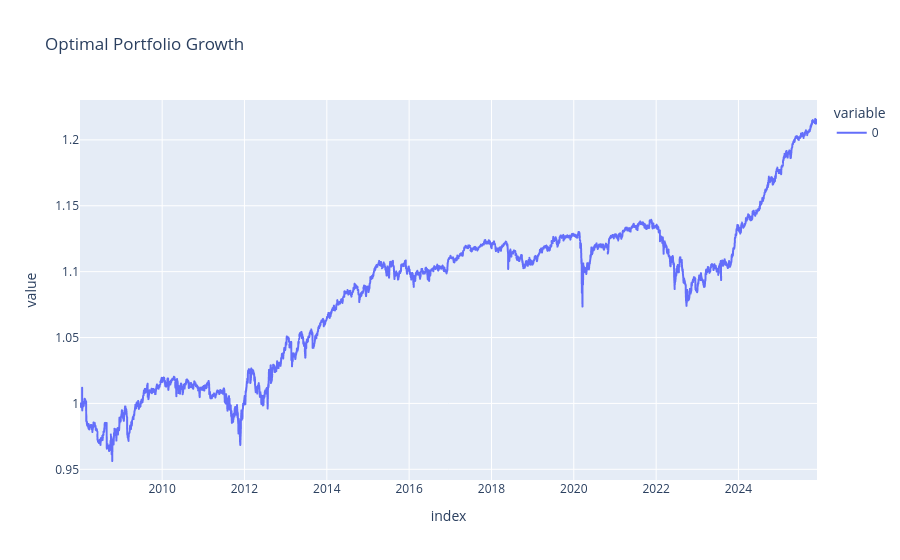
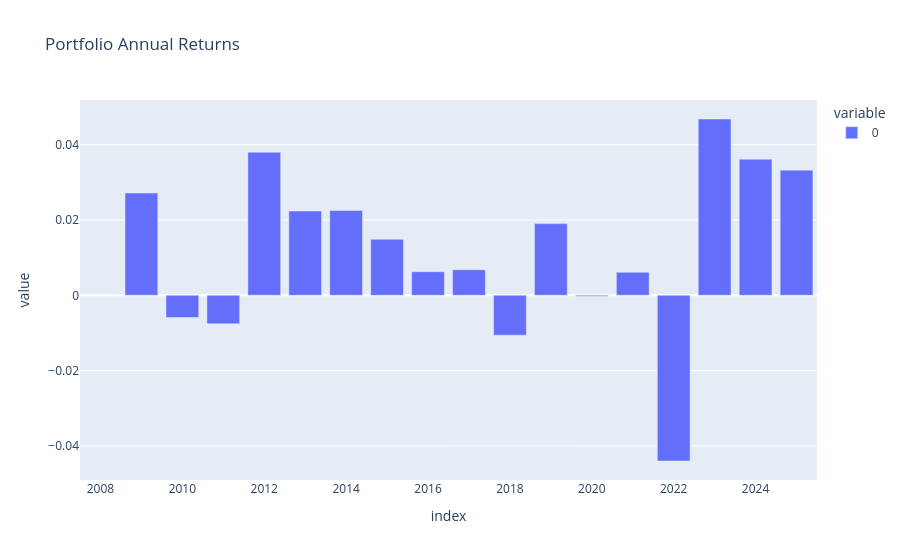

Notebook code cell kept with these figures, in order:
### Markdown cell above
## 2. Equity–bond buy-and-hold

### Code cell
df_price = pd.concat([df_eq.price, df_bond.price], axis=1, keys=['equity', 'bond']).dropna()
returns = df_price.pct_change().dropna()
mu = returns.mean() * 252
sigma = returns.cov() * 252
inv_sigma = np.linalg.inv(sigma)
z = np.dot(inv_sigma, mu)
w_opt = z / np.sum(z)
print(f'Optimal Weights:\nEquity: {w_opt[0]:.2%}\nBond: {w_opt[1]:.2%}')
portfolio_returns = returns.dot(w_opt)
portfolio_level = portfolio_returns.add(1).cumprod()
sharpe = (portfolio_returns.mean() * 252) / (portfolio_returns.std() * np.sqrt(252))
print(f'sharpe ratio: {sharpe:.2f}')

total_performance = portfolio_level.iloc[-1] / portfolio_level.iloc[0]
n = ((portfolio_level.index[-1]-portfolio_level.index[0]).days / 365)
x = total_performance**(1/n) -1
print(f'annualized return: {x:.2%}')

display(px.line(portfolio_returns.add(1).cumprod(), title='Optimal Portfolio Growth'))
px.bar(portfolio_level.groupby(portfolio_level.index.year).last().pct_change(), title=f'Portfolio Annual Returns')

### Figure 1 — Plotly figure (JSON) as saved in the notebook; plotly's stock layout.template omitted (floating-point values rounded to 4 significant figures; data arrays with more than 128 entries replaced by an {"elided": "..."} marker saying what was removed)
{"data": [{"hovertemplate": "variable=0<br>index=%{x}<br>value=%{y}<extra></extra>", "legendgroup": "0", "line": {"color": "#636efa", "dash": "solid"}, "marker": {"symbol": "circle"}, "mode": "lines", "name": "0", "showlegend": true, "type": "scattergl", "x": {"elided": "4536 str values"}, "xaxis": "x", "y": {"elided": "4536 float values"}, "yaxis": "y"}], "layout": {"legend": {"title": {"text": "variable"}, "tracegroupgap": 0}, "title": {"text": "Optimal Portfolio Growth"}, "xaxis": {"anchor": "y", "domain": [0, 1], "title": {"text": "index"}}, "yaxis": {"anchor": "x", "domain": [0, 1], "title": {"text": "value"}}}}

### Figure 2 — Plotly figure (JSON) as saved in the notebook; plotly's stock layout.template omitted (floating-point values rounded to 4 significant figures)
{"data": [{"alignmentgroup": "True", "hovertemplate": "variable=0<br>index=%{x}<br>value=%{y}<extra></extra>", "legendgroup": "0", "marker": {"color": "#636efa", "pattern": {"shape": ""}}, "name": "0", "offsetgroup": "0", "orientation": "v", "showlegend": true, "textposition": "auto", "type": "bar", "x": [2008, 2009, 2010, 2011, 2012, 2013, 2014, 2015, 2016, 2017, 2018, 2019, 2020, 2021, 2022, 2023, 2024, 2025], "xaxis": "x", "y": [null, 0.02716, -0.005898, -0.007578, 0.03801, 0.02238, 0.0225, 0.01488, 0.006277, 0.006792, -0.01059, 0.01904, -0.0002383, 0.006121, -0.04402, 0.04683, 0.03617, 0.03325], "yaxis": "y"}], "layout": {"barmode": "relative", "legend": {"title": {"text": "variable"}, "tracegroupgap": 0}, "title": {"text": "Portfolio Annual Returns"}, "xaxis": {"anchor": "y", "domain": [0, 1], "title": {"text": "index"}}, "yaxis": {"anchor": "x", "domain": [0, 1], "title": {"text": "value"}}}}
